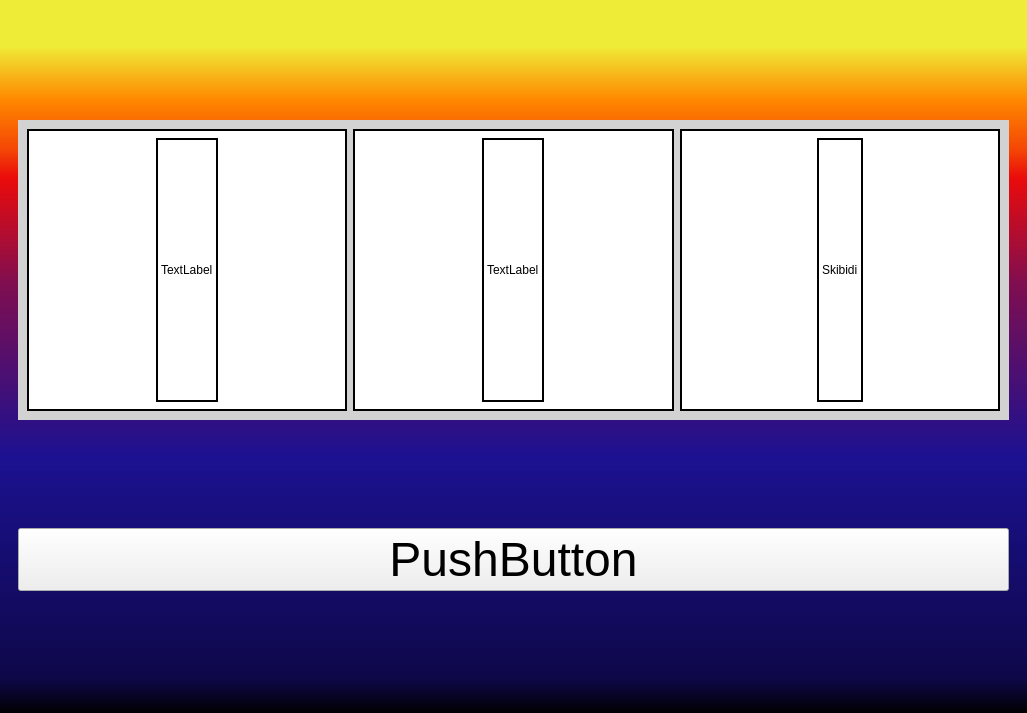
<?xml version="1.0" encoding="UTF-8"?>
<ui version="4.0">
 <class>MainWindow</class>
 <widget class="QMainWindow" name="MainWindow">
  <property name="geometry">
   <rect>
    <x>0</x>
    <y>0</y>
    <width>1027</width>
    <height>713</height>
   </rect>
  </property>
  <property name="maximumSize">
   <size>
    <width>16777215</width>
    <height>16777215</height>
   </size>
  </property>
  <property name="windowTitle">
   <string>MainWindow</string>
  </property>
  <widget class="QWidget" name="centralwidget">
   <property name="styleSheet">
    <string notr="true">#centralwidget{
background: qlineargradient(spread:pad, x1:0, y1:1, x2:0, y2:0, stop:0 rgba(0, 0, 0, 255), stop:0.05 rgba(14, 8, 73, 255), stop:0.36 rgba(28, 17, 145, 255), stop:0.6 rgba(126, 14, 81, 255), stop:0.75 rgba(234, 11, 11, 255), stop:0.79 rgba(244, 70, 5, 255), stop:0.86 rgba(255, 136, 0, 255), stop:0.935 rgba(239, 236, 55, 255))

}</string>
   </property>
   <layout class="QVBoxLayout" name="verticalLayout">
    <item>
     <widget class="QWidget" name="widget" native="true">
      <property name="sizePolicy">
       <sizepolicy hsizetype="Preferred" vsizetype="Preferred">
        <horstretch>0</horstretch>
        <verstretch>0</verstretch>
       </sizepolicy>
      </property>
      <property name="maximumSize">
       <size>
        <width>16777215</width>
        <height>16777215</height>
       </size>
      </property>
      <property name="styleSheet">
       <string notr="true"/>
      </property>
      <layout class="QVBoxLayout" name="verticalLayout_5">
       <item>
        <widget class="QWidget" name="widget_2" native="true">
         <property name="maximumSize">
          <size>
           <width>16777215</width>
           <height>300</height>
          </size>
         </property>
         <property name="layoutDirection">
          <enum>Qt::RightToLeft</enum>
         </property>
         <property name="styleSheet">
          <string notr="true">#widget_2{
background:#d2d2d2

}


</string>
         </property>
         <layout class="QHBoxLayout" name="horizontalLayout">
          <item>
           <widget class="QWidget" name="widget_3" native="true">
            <property name="styleSheet">
             <string notr="true">
border: 2px solid black;
background: white;</string>
            </property>
            <layout class="QVBoxLayout" name="verticalLayout_2">
             <item alignment="Qt::AlignHCenter">
              <widget class="QLabel" name="label">
               <property name="text">
                <string>Skibidi</string>
               </property>
              </widget>
             </item>
            </layout>
           </widget>
          </item>
          <item>
           <widget class="QWidget" name="widget_4" native="true">
            <property name="styleSheet">
             <string notr="true">
border: 2px solid black;
background: white;</string>
            </property>
            <layout class="QVBoxLayout" name="verticalLayout_3">
             <item alignment="Qt::AlignHCenter">
              <widget class="QLabel" name="label_2">
               <property name="text">
                <string>TextLabel</string>
               </property>
              </widget>
             </item>
            </layout>
           </widget>
          </item>
          <item>
           <widget class="QWidget" name="widget_5" native="true">
            <property name="styleSheet">
             <string notr="true">
border: 2px solid black;
background: white;</string>
            </property>
            <layout class="QVBoxLayout" name="verticalLayout_4">
             <item alignment="Qt::AlignHCenter">
              <widget class="QLabel" name="label_3">
               <property name="text">
                <string>TextLabel</string>
               </property>
              </widget>
             </item>
            </layout>
           </widget>
          </item>
         </layout>
        </widget>
       </item>
       <item>
        <widget class="QPushButton" name="pushButton">
         <property name="minimumSize">
          <size>
           <width>0</width>
           <height>60</height>
          </size>
         </property>
         <property name="font">
          <font>
           <pointsize>36</pointsize>
          </font>
         </property>
         <property name="text">
          <string>PushButton</string>
         </property>
        </widget>
       </item>
      </layout>
     </widget>
    </item>
   </layout>
  </widget>
 </widget>
 <resources/>
 <connections/>
</ui>
